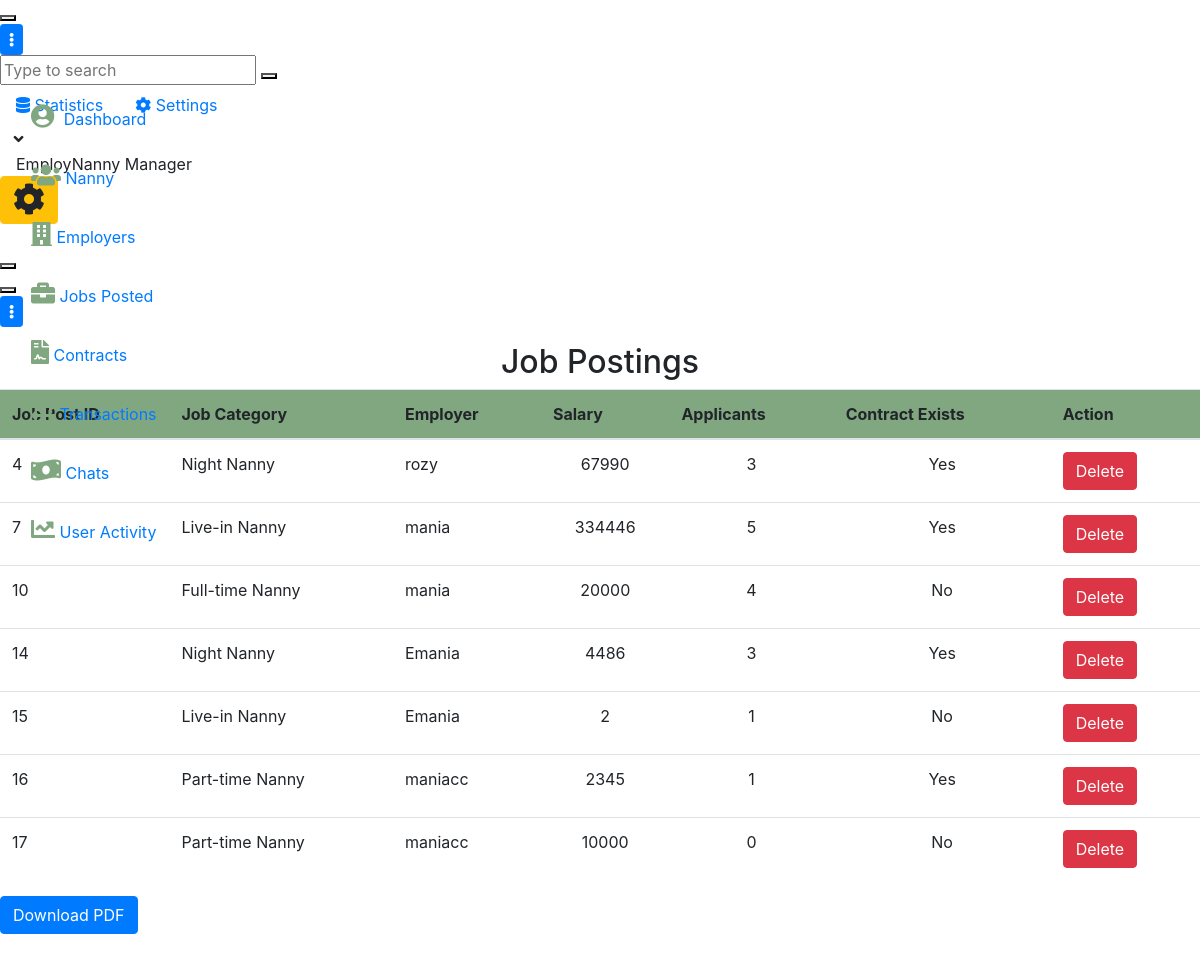
The app's page /reports/job_posts/, older data.
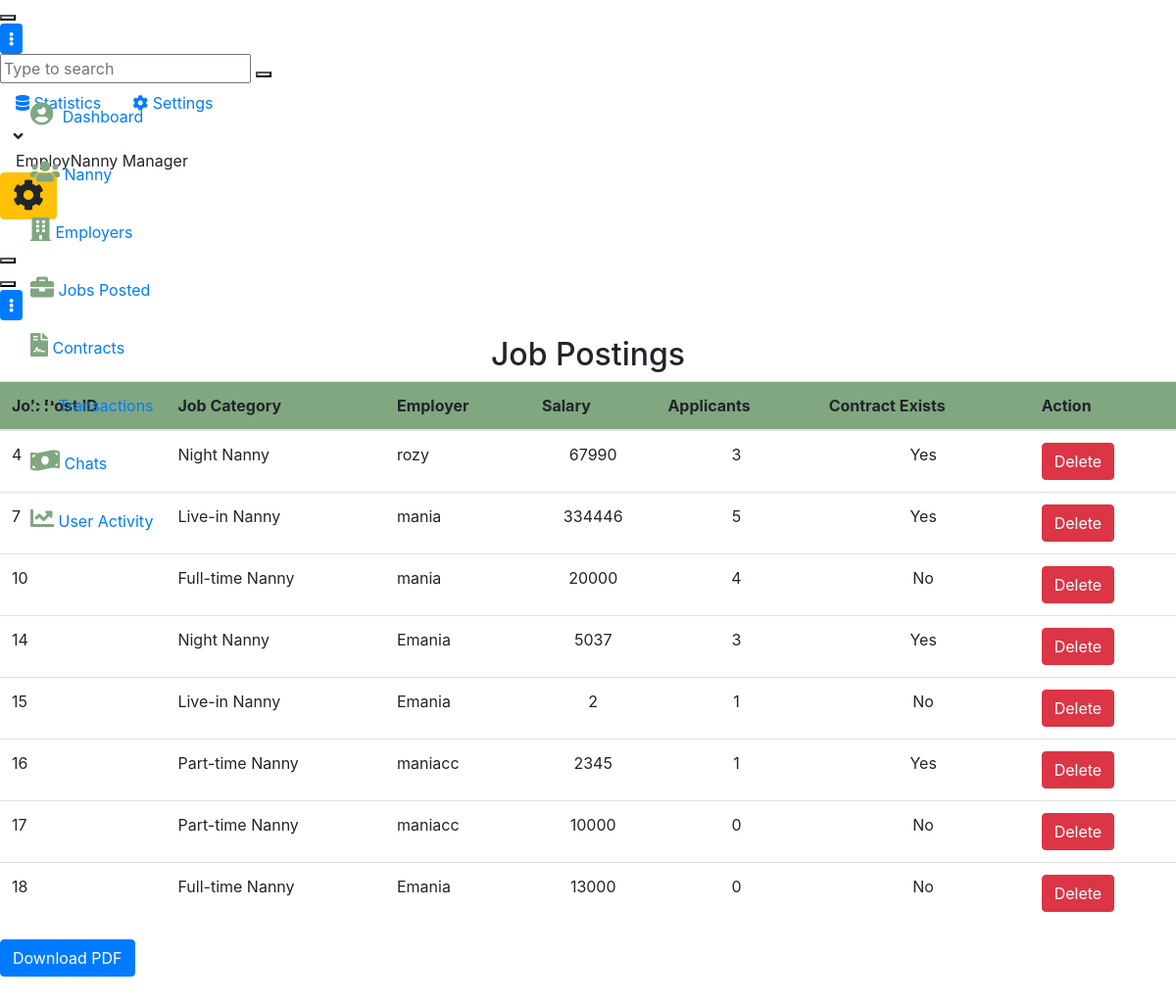
The same page, newer data.
### jobapp/models.py (models this page shows, shortened)
class jobModel(models.Model):
    employer = models.ForeignKey(User, on_delete=models.CASCADE)
    category = models.CharField(max_length=100, choices=CATEGORIES)
    city = models.CharField(max_length=100)
    addresss = models.CharField(max_length=100)
    salary = models.CharField(max_length=100)
    language = models.CharField(max_length=100)
    nanny_age = models.CharField(max_length=100, choices=AGE_GROUP_CHOICES)
    hours_per_day = models.IntegerField(default=2)
    start_date = models.DateField()
    years_of_experience = models.IntegerField(default=0)
    duration = models.CharField(max_length=100, choices=CONTRACT_DURATION)
    date_posted = models.DateTimeField(auto_now_add=True)
    job_description = models.TextField(blank=True)
    days_off = models.CharField(
        max_length=100, choices=DAYS_OFF_CHOICES, default='Every weekend')
    leave_available = models.BooleanField(choices=LEAVE_CHOICES, default=False)
    vacation_days_per_year = models.CharField(
        max_length=100, choices=VACATION_CHOICES, default='Two weeks')

### AdminReports/views.py (the view)
# urls.py: path('job_posts/', views.job_post_list, name='job_post_list'),
def job_post_list(request):
    job_posts = jobModel.objects.all()
    for job_post in job_posts:
        job_post.num_applicants = JobApplication.objects.filter(
            job=job_post).count()
        job_post.contract_exists = ContractModel.objects.filter(
            job=job_post).exists()
    return render(request, 'admin/job_post_list.html', {'job_posts': job_posts})

### AdminReports/templates/admin/job_post_list.html
  {% extends 'admin/baseadmin.html' %}
{% block content %}
</div>
                <div class="app-main__outer">
<div class="app-main__inner">
  <h2 class="text-center">Job Postings</h2>
  <table class="table table-stripped">
    <thead style="background-color: rgb(128, 167, 128);">
      <tr>
        <th scope="col">Job Post ID</th>
        <th>Job Category</th>
        <th>Employer</th>
        <th>Salary</th>
        <th>Applicants</th>
        <th>Contract Exists</th>
        <th>Action</th>
      </tr>
    </thead>
    <tbody>
      {% for job_post in job_posts %}
        <tr>
          <td >{{ job_post.id }}</td>
          <td>{{ job_post.category }}</td>
          <td>{{ job_post.employer }}</td>
          <td class="text-center">{{ job_post.salary }}</td>
          <td class="text-center">{{ job_post.num_applicants }}</td>
          <td class="text-center">{% if job_post.contract_exists %}Yes{% else %}No{% endif %}</td>
          <td><a href="#" class="btn btn-danger">Delete</a></td>
        </tr>
      {% endfor %}
    </tbody>
  </table>
<a href="{% url 'generate_nanny_report' %}" class="btn btn-primary">Download PDF</a>
</div>
</div>
{% endblock %}

Row changes from the older to the newer data that the page shows:
changed jobModel id 14: salary "4486" → "5037"
added jobModel: id "18", category "Full-time Nanny", employer "Emania", salary "13000", num_applicants "0", shows "No"
